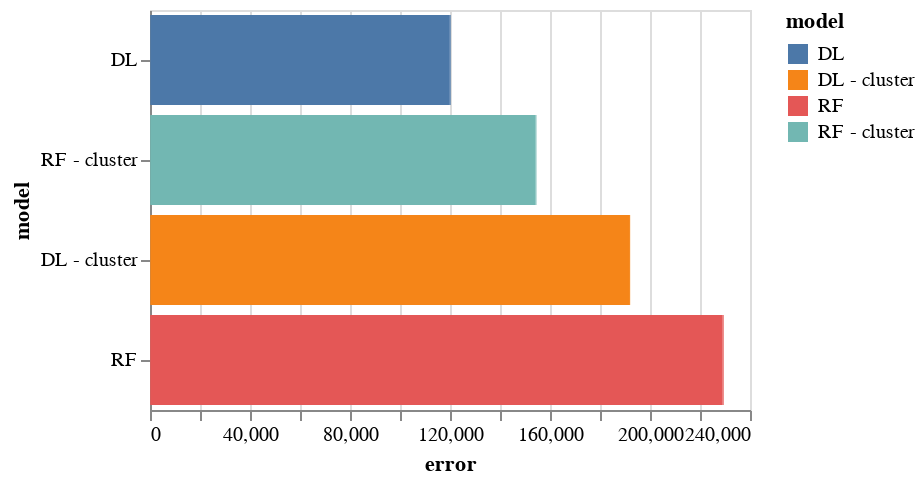

Source (notebook cell):
### Code cell
input_dropdown = alt.binding_select(options=metrics, name='Metrics')
selection = alt.selection_single(fields=['metric'], bind=input_dropdown)

bars = alt.Chart(df_error).mark_bar().encode(
    x='error',
    y=alt.Y('model:N').sort('x'),
    color='model:N', 
    tooltip = ['error']
).add_selection(
    selection
).transform_filter(
    selection
).properties(
    width=300,
    height = 200
)

bars

### Figure 1 — Vega-Lite specification as saved in the notebook (floating-point values rounded to 4 significant figures)
{"config": {"view": {"continuousWidth": 300, "continuousHeight": 300}}, "data": {"name": "data-a4d73023f2347784013aa0b7052df246"}, "mark": {"type": "bar"}, "encoding": {"color": {"field": "model", "type": "nominal"}, "tooltip": [{"field": "error", "type": "quantitative"}], "x": {"field": "error", "type": "quantitative"}, "y": {"field": "model", "sort": "x", "type": "nominal"}}, "height": 200, "params": [{"name": "param_1", "select": {"type": "point", "fields": ["metric"]}, "bind": {"input": "select", "options": ["MAE", "MSE", "RMSE", "MSLE", "MAPE"], "name": "Metrics"}}], "transform": [{"filter": {"param": "param_1"}}], "width": 300, "$schema": "https://vega.github.io/schema/vega-lite/v5.8.0.json", "datasets": {"data-a4d73023f2347784013aa0b7052df246": [{"model": "RF", "metric": "MAE", "error": 319.6}, {"model": "RF", "metric": "MSE", "error": 228700.0}, {"model": "RF", "metric": "RMSE", "error": 478.2}, {"model": "RF", "metric": "MSLE", "error": 0.4881}, {"model": "RF", "metric": "MAPE", "error": 0.843}, {"model": "DL", "metric": "MAE", "error": 229.0}, {"model": "DL", "metric": "MSE", "error": 119700.0}, {"model": "DL", "metric": "RMSE", "error": 346.0}, {"model": "DL", "metric": "MSLE", "error": 0.2392}, {"model": "DL", "metric": "MAPE", "error": 0.4659}, {"model": "RF - cluster", "metric": "MAE", "error": 287.5}, {"model": "RF - cluster", "metric": "MSE", "error": 153900.0}, {"model": "RF - cluster", "metric": "RMSE", "error": 392.3}, {"model": "RF - cluster", "metric": "MSLE", "error": 0.4062}, {"model": "RF - cluster", "metric": "MAPE", "error": 0.708}, {"model": "DL - cluster", "metric": "MAE", "error": 249.4}, {"model": "DL - cluster", "metric": "MSE", "error": 191400.0}, {"model": "DL - cluster", "metric": "RMSE", "error": 437.5}, {"model": "DL - cluster", "metric": "MSLE", "error": 0.2799}, {"model": "DL - cluster", "metric": "MAPE", "error": 0.4005}]}}
